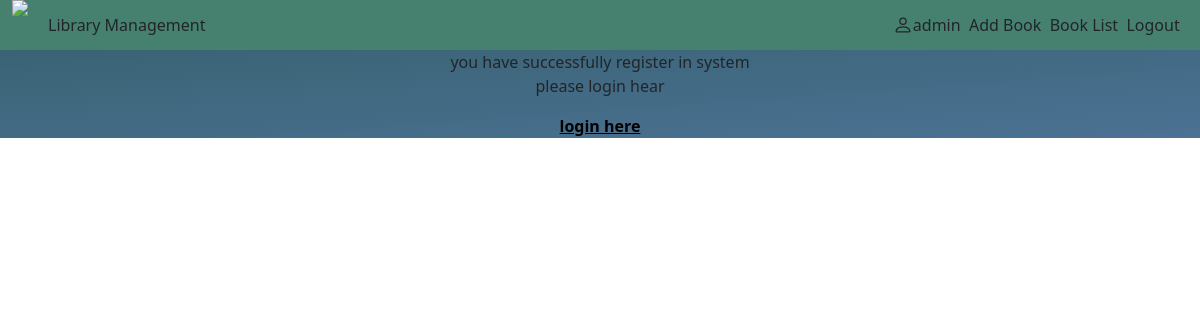
The app's page /success_register/ (signed in), older data.
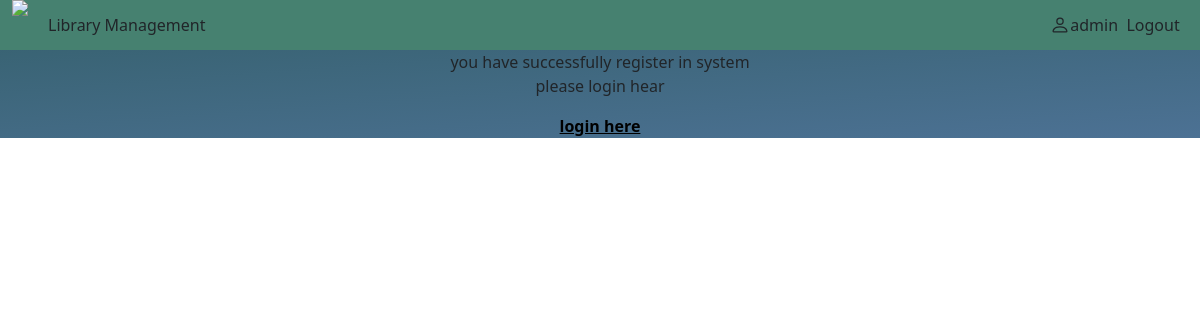
The same page, newer data.
### libray/models.py (models this page shows, shortened)
class User(AbstractUser):
    username = models.CharField(max_length=100, unique=True)
    role = models.CharField(max_length=10, choices=Role.choices())
    is_deleted = models.BooleanField(default=False)

### libray/views.py (the view)
# urls.py: path("success_register/", views.SuccessMessage.as_view(), name="success_register"),
class SuccessMessage(TemplateView):
    template_name = "successpage.html"

### templates/successpage.html (shortened to what this page needs)
{% include 'base.html' %}
<!DOCTYPE html>
<html>
<head>
</head>
<body>
    <div class="gradient-custom">
        <div class="row">
            <div class="text-lg-right text-center">
                <p>you have successfully register in system <br> please login hear </p>
                <a style="color: black;" href="{% url 'login' %}"><b>login here</b></a>
            </div>
        </div>
    </div>
</body>
</html>

### templates/base.html (shortened to what this page needs)
<!DOCTYPE html>
<html>
<head>
  <link href="https://cdn.jsdelivr.net/npm/bootstrap@5.2.3/dist/css/bootstrap.min.css" rel="stylesheet" />
</head>
<body>
  <nav class="navbar navbar-expand-sm bg-secondary navbar-dark" style="height:50px">
    <div class="container-fluid" max-width="100%">
      <img src="	https://thumbs.dreamstime.com/b/library-logo-vecto…-education-learning-abstract-symbol-160438193.jpg"
        height="50pxz" max-width="100%">
      <a class="nav-link active" style="margin-left: 20px;" aria-current="page" href="{% url 'home' %}">Library
        Management</a>
      <div class="collapse navbar-collapse" id="navbarSupportedContent">
        {% if request.user.is_authenticated %}
        <span name="person-outline">{{user.username}}</span>
        {% endif %}&nbsp;&nbsp;
        <form class="d-flex">
          {% if request.user.is_authenticated and request.user.role == 'librarian' %}
          <a class="nav-link active" aria-current="page" href="{% url 'add_book' %}">Add Book</a>&nbsp;&nbsp;
          {% endif %}
          {% if request.user.is_authenticated and request.user.role == 'librarian' %}
          <a class="nav-link active btn-book-list" aria-current="page" href="{% url 'book_list' %}">Book List</a>&nbsp;&nbsp;
          {% endif %}
          {% if request.user.is_authenticated %}
          <a class="nav-link active" aria-current="page" href="{% url 'logout' %}">Logout</a>&nbsp;&nbsp;
          {% endif %}
        </form>
      </div>
    </div>
  </nav>
</body>
</html>

### templates/base.html (style rules this page uses)
.container-fluid { background: #468170; }

### templates/successpage.html (style rules this page uses)
.gradient-custom { background-color: hwb(187 71% 19%); background: -webkit-linear-gradient(to bottom right, hsl(280, 25%, 60%), hsl(245, 30%, 65%)); background: linear-gradient(to bottom right, hsl(197, 34%, 34%), hsl(209, 32%, 44%)); }

Row changes from the older to the newer data that the page shows:
changed User "admin": role "librarian" → empty (drawn)
Text that changed along with them:
text no longer shown: "Add Book Book List"
